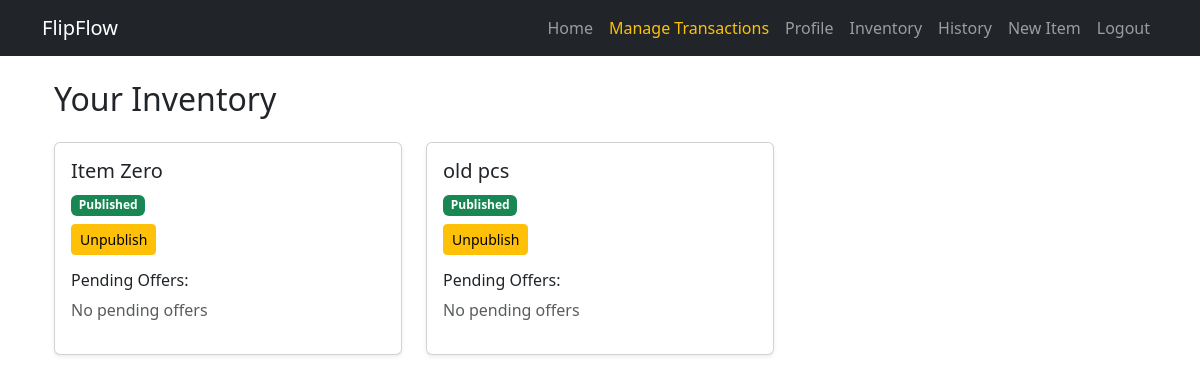
The app's page /Market/inventory/ (signed in) with its own data.
### Item/models.py (models this page shows, shortened)
class Item(models.Model):
    Item_name= models.CharField(max_length=100, verbose_name="Item Name")
    Item_img = models.ImageField(upload_to=custom_upload_to,blank=True,null=True)
    Item_owner=models.ForeignKey(User,blank=True, null=True,verbose_name=_("Item Owner"), on_delete=models.CASCADE,related_name='item_owner')
    Item_description= models.TextField(verbose_name="Item Description")
    Item_price= models.DecimalField(max_digits=10, decimal_places=2, verbose_name="Item Price")
    Item_quantity= models.IntegerField(verbose_name="Item Quantity")
    Item_published=models.BooleanField(_("Item Published"), default=False, help_text=_("Is this item published?"))
    Item_createdat=models.DateTimeField(_("Item Created At"), auto_now_add=True)
    Item_category=models.ForeignKey('Category',on_delete=models.CASCADE,blank=True,null=True)
    Item_slug = models.SlugField(blank=True,null=True,unique=True)
    class Meta:
        verbose_name = _("Item")
        verbose_name_plural = _("Items")

### Market/views.py (the view, shortened to what this page needs)
# urls.py: path('inventory/', views.inventory, name='inventory'),
@login_required
def inventory(request):
    user_items = Item.objects.filter(Item_owner=request.user)
    pending_offers = Transaction.objects.filter(
        user_to=request.user, transaction_type='buy', transaction_status='pending'
    )
    return render(request, "inventory.html", {"items": user_items, "offers": pending_offers})

### Market/templates/inventory.html (shortened to what this page needs)
{% extends "base.html" %}
{% block body %}
<div class="container mt-4">
    <h2 class="mb-4">Your Inventory</h2>
    <div class="row">
        {% for item in items %}
        <div class="col-md-4">
            <div class="card mb-4 shadow-sm">
                <div class="card-body">
                    <h5 class="card-title">{{ item.Item_name }}</h5>
                    {% if item.Item_published %}
                        <span class="badge bg-success">Published</span>
                    {% else %}
                        <span class="badge bg-danger">Unpublished</span>
                    {% endif %}
                    <form method="POST" class="mt-2">
                        {% if item.Item_published %}
                            <button type="submit" name="action" value="unpublish" class="btn btn-warning btn-sm">Unpublish</button>
                        {% else %}
                            <button type="submit" name="action" value="publish" class="btn btn-success btn-sm">Publish</button>
                        {% endif %}
                    </form>
                    <h6 class="mt-3">Pending Offers:</h6>
                    {% for offer in offers %}
                        {% if offer.items.id == item.id %}
                            <div class="border p-2 mb-2">
                                <p class="mb-1">
                                    <strong>${{ offer.amount }}</strong> from <em>{{ offer.user_from }}</em>
                                </p>
                                <a href="{% url 'Market:sell' offer.id %}" class="btn btn-primary btn-sm">Review Offer</a>
                            </div>
                        {% endif %}
                    {% empty %}
                        <p class="text-muted">No pending offers</p>
                    {% endfor %}
                </div>
            </div>
        </div>
        {% empty %}
        <p class="text-muted">You have no items in your inventory.</p>
        {% endfor %}
    </div>
</div>
{% endblock %}

### templates/base.html (style rules this page uses)
body { padding-top: 56px; }

### records on screen
Item: Item_name "Item Zero", Item_published "Published"
Item: Item_name "old pcs", Item_published "Published"
